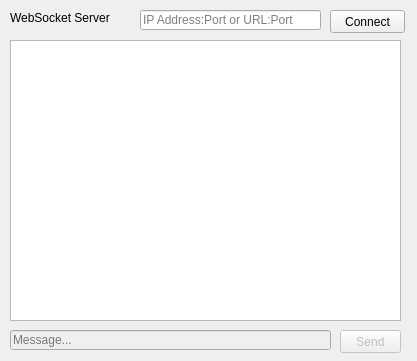
<?xml version="1.0" encoding="UTF-8"?>
<ui version="4.0">
 <class>WSClient</class>
 <widget class="WSClient" name="WSClient">
  <property name="geometry">
   <rect>
    <x>0</x>
    <y>0</y>
    <width>417</width>
    <height>361</height>
   </rect>
  </property>
  <property name="windowTitle">
   <string>WSClient</string>
  </property>
  <widget class="QWidget" name="centralwidget" native="true">
   <property name="geometry">
    <rect>
     <x>0</x>
     <y>0</y>
     <width>411</width>
     <height>363</height>
    </rect>
   </property>
   <widget class="QLineEdit" name="txtAddress">
    <property name="geometry">
     <rect>
      <x>140</x>
      <y>10</y>
      <width>181</width>
      <height>20</height>
     </rect>
    </property>
    <property name="sizePolicy">
     <sizepolicy hsizetype="Expanding" vsizetype="Fixed">
      <horstretch>0</horstretch>
      <verstretch>0</verstretch>
     </sizepolicy>
    </property>
    <property name="placeholderText">
     <string>IP Address:Port or URL:Port</string>
    </property>
   </widget>
   <widget class="QLabel" name="label">
    <property name="geometry">
     <rect>
      <x>10</x>
      <y>10</y>
      <width>131</width>
      <height>16</height>
     </rect>
    </property>
    <property name="text">
     <string>WebSocket Server</string>
    </property>
   </widget>
   <widget class="QPushButton" name="btnConnect">
    <property name="geometry">
     <rect>
      <x>330</x>
      <y>10</y>
      <width>75</width>
      <height>23</height>
     </rect>
    </property>
    <property name="text">
     <string>Connect</string>
    </property>
   </widget>
   <widget class="QLineEdit" name="txtMessage">
    <property name="enabled">
     <bool>false</bool>
    </property>
    <property name="geometry">
     <rect>
      <x>10</x>
      <y>330</y>
      <width>321</width>
      <height>20</height>
     </rect>
    </property>
    <property name="toolTip">
     <string/>
    </property>
    <property name="inputMethodHints">
     <set>Qt::ImhNone</set>
    </property>
    <property name="inputMask">
     <string/>
    </property>
    <property name="placeholderText">
     <string>Message...</string>
    </property>
   </widget>
   <widget class="QPushButton" name="btnSend">
    <property name="enabled">
     <bool>false</bool>
    </property>
    <property name="geometry">
     <rect>
      <x>340</x>
      <y>330</y>
      <width>61</width>
      <height>23</height>
     </rect>
    </property>
    <property name="text">
     <string>Send</string>
    </property>
   </widget>
   <widget class="QTextEdit" name="txtLog">
    <property name="enabled">
     <bool>true</bool>
    </property>
    <property name="geometry">
     <rect>
      <x>10</x>
      <y>40</y>
      <width>391</width>
      <height>281</height>
     </rect>
    </property>
    <property name="readOnly">
     <bool>true</bool>
    </property>
    <property name="textInteractionFlags">
     <set>Qt::TextSelectableByKeyboard|Qt::TextSelectableByMouse</set>
    </property>
   </widget>
  </widget>
 </widget>
 <customwidgets>
  <customwidget>
   <class>WSClient</class>
   <extends>QWidget</extends>
   <header>wsclient.h</header>
   <container>1</container>
  </customwidget>
 </customwidgets>
 <resources/>
 <connections/>
</ui>
